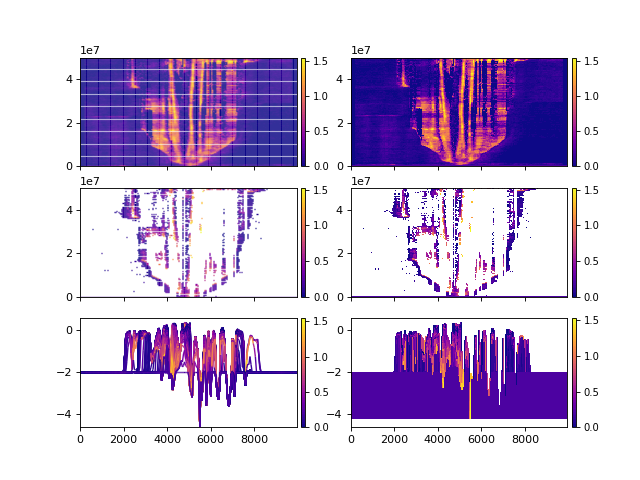

Python code for this plot:
rcm8cube = dm.sample_data.rcm8()
rcm8cube.stratigraphy_from('eta')
rcm8cube.register_section('demo', dm.section.StrikeSection(y=10))

fig, ax = plt.subplots(3, 2, sharex=True, figsize=(8, 6))
_v = 'velocity'
rcm8cube.sections['demo'].show(
    _v, style='lines', data='spacetime', ax=ax[0, 0])
rcm8cube.sections['demo'].show(
    _v, style='shaded', data='spacetime', ax=ax[0, 1])
rcm8cube.sections['demo'].show(
    _v, style='lines', data='preserved', ax=ax[1, 0])
rcm8cube.sections['demo'].show(
    _v, style='shaded', data='preserved', ax=ax[1, 1])
rcm8cube.sections['demo'].show(
    _v, style='lines', data='stratigraphy', ax=ax[2, 0])
rcm8cube.sections['demo'].show(
    _v, style='shaded', data='stratigraphy', ax=ax[2, 1])
plt.show(block=False)
